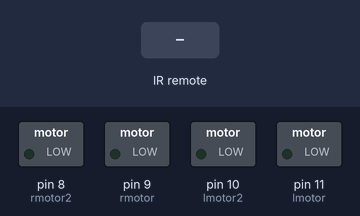
A sketch run on a simulated Arduino Uno, built with avr-gcc and run on an emulated ATmega328P. On the bench: switched loads named in the sketch (green lamp = pin HIGH). The test bench sets the inputs (shaded band).

Above: at 1.2 s.
1.3 s: infrared code 0xFD50AF received
At 2.2 s:
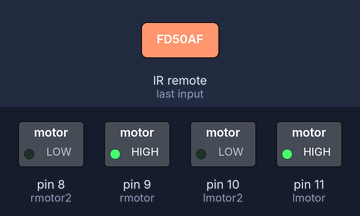
2.8 s: infrared code 0xFD10EF received
At 3.3 s:
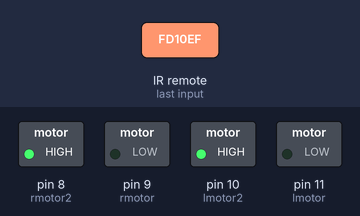
4.3 s: infrared code 0xFD20DF received
At 5.5 s:
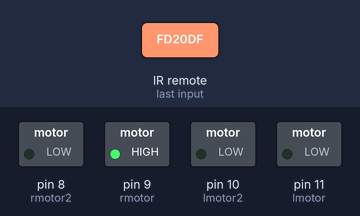
5.8 s: infrared code 0xFD609F received
At 6.8 s:
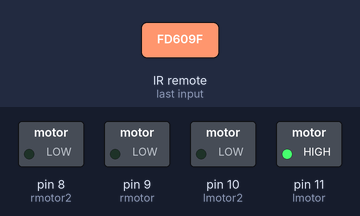
Timing chart, 0 to 8.3 s (numbered marks = the images above; inputs shaded):
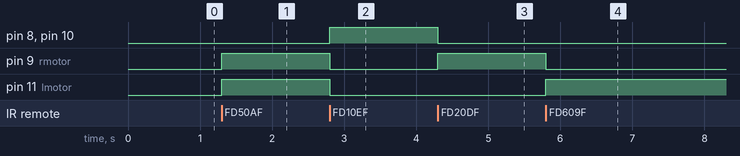

The sketch:

fabulous_bruticus1.ino
```cpp
#include<IRremote.h>
#define up 16601263
#define down 16584943
#define left 16589023
#define right 16605343
int recPin=12;
IRrecv irrecv(recPin);
decode_results results;
int lmotor=11;
int rmotor=9;
int lmotor2=10;
int rmotor2=8;
void setup()
{
 irrecv.enableIRIn();
 pinMode(lmotor, OUTPUT);
 pinMode(rmotor, OUTPUT);
 pinMode(lmotor2, OUTPUT);
 pinMode(rmotor2, OUTPUT);
}
void loop()
{
 if(irrecv.decode(&results)) {
 unsigned int value = results.value;
 switch(value){
 case left:
 digitalWrite(rmotor,HIGH);
 digitalWrite(lmotor,LOW);
 digitalWrite(rmotor2,LOW);
 digitalWrite(lmotor2,LOW);
 break;
 case right:
 digitalWrite(rmotor,LOW);
 digitalWrite(lmotor,HIGH);
 digitalWrite(rmotor2,LOW);
 digitalWrite(lmotor2,LOW);
 break;
 case up:
 digitalWrite(rmotor,HIGH);
 digitalWrite(lmotor,HIGH);
 digitalWrite(rmotor2,LOW);
 digitalWrite(lmotor2,LOW);
 break;
 case down:
 digitalWrite(rmotor,LOW);
 digitalWrite(lmotor,LOW);
 digitalWrite(rmotor2,HIGH);
 digitalWrite(lmotor2,HIGH);
 }
 irrecv.resume();
 }
}
```

Measured:
- after the input at 1.3 s, pin 9 (rmotor), pin 11 (lmotor): LOW → HIGH at once
- after the input at 2.8 s, pin 8 (rmotor2), pin 10 (lmotor2): LOW → HIGH at once; pin 9 (rmotor), pin 11 (lmotor): HIGH → LOW at once
- after the input at 4.3 s, pin 8 (rmotor2), pin 10 (lmotor2): HIGH → LOW at once; pin 9 (rmotor): LOW → HIGH at once
- after the input at 5.8 s, pin 9 (rmotor): HIGH → LOW at once; pin 11 (lmotor): LOW → HIGH at once
